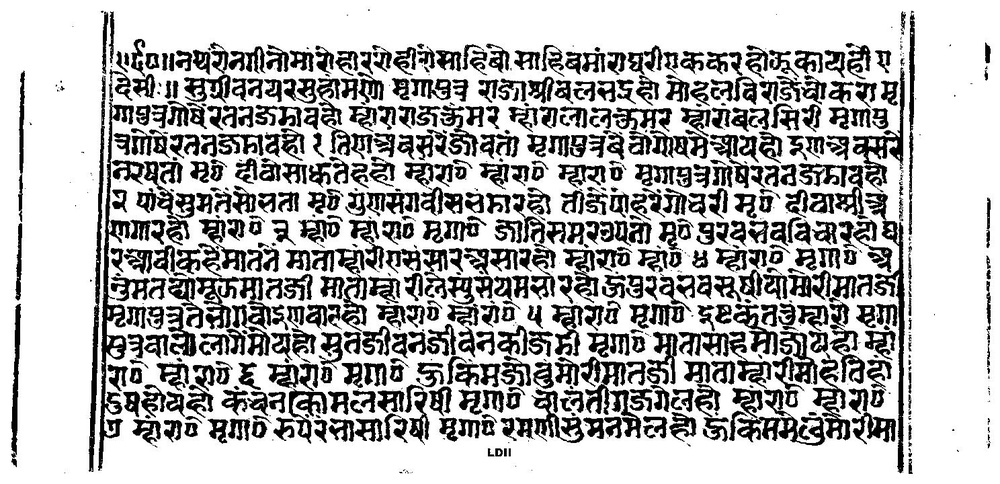
#> input picture Menuscript ORIGINAL/zzest_bw_dpi.jpg, 1000 x 484 px, shrunk from 1488 x 720 before the run, found by its file name
$ python morphology.py
#> lines starting #> are read from the running program, lines starting #| are printed output that depends on the picture
import cv2
import numpy as np
from PIL import Image

# load image
img = cv2.imread("zzest_bw_dpi.jpg")
#> img is the input picture: shape (484, 1000, 3); min 0, max 255, mean 182.6

bilateral = cv2.bilateralFilter(img, 9, 75, 75)

# convert to grayscale
gray = cv2.cvtColor(img, cv2.COLOR_BGR2GRAY)

#noise removal
saltpep = cv2.fastNlMeansDenoising(gray,None,9,13)


# blur
blur = cv2.GaussianBlur(saltpep, (0,0), sigmaX=33, sigmaY=33)
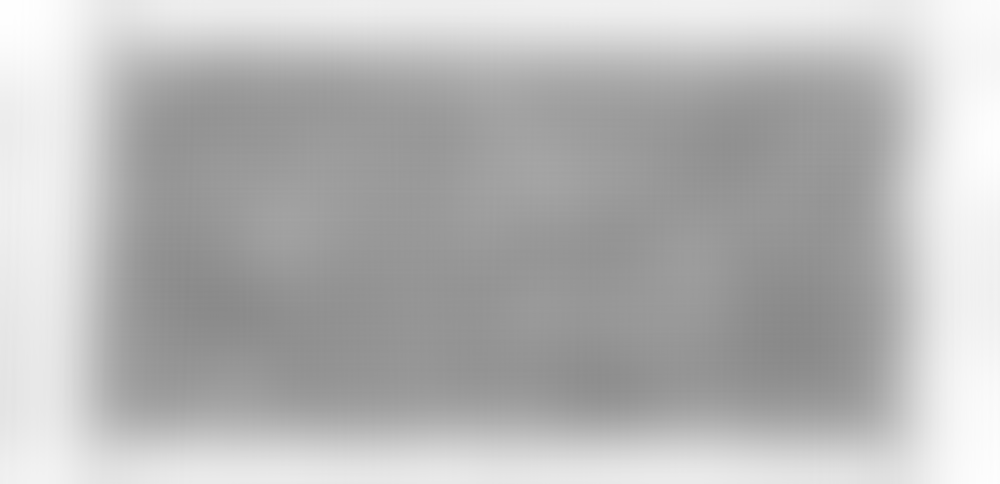
#> blur: shape (484, 1000); min 137, max 254, mean 182.5

# divide
divide = cv2.divide(gray, blur, scale=255)
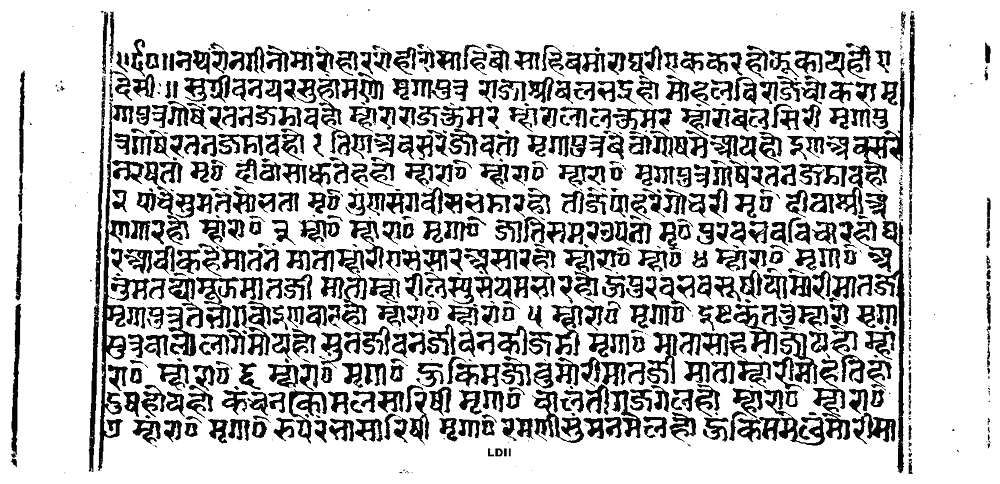
#> divide: shape (484, 1000); min 0, max 255, mean 192.4

# [9 lines of commented-out code are left out]

col = Image.open("hebrew_text_division_morph.jpg") #read image
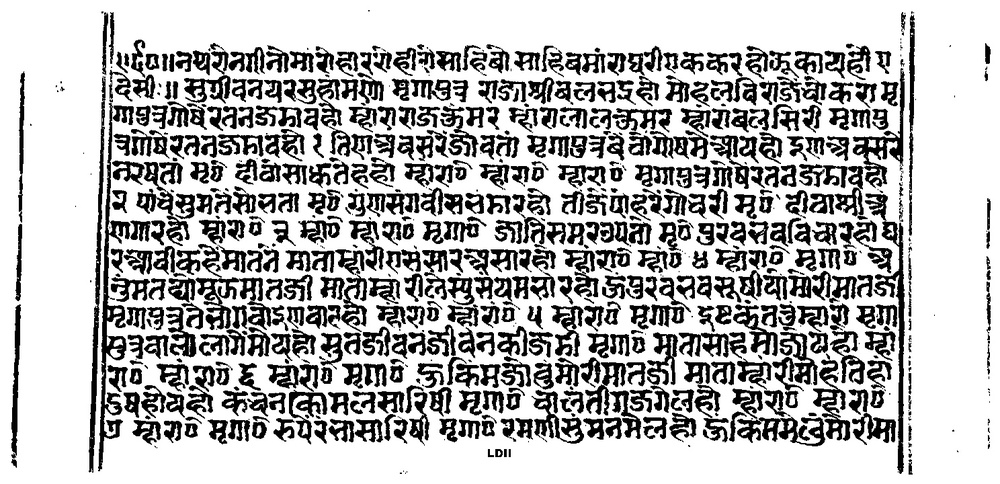
#> input picture code BACKUP/hebrew_text_division_morph.jpg, 1000 x 484 px, shrunk from 1488 x 720 before the run, found by its file name
#> col is the input picture: PIL image 1000x484 L; min 0, max 255, mean 183.2


col.save("final12.jpg",dpi=(300,300))
# display it
cv2.imshow("gray", blur)
cv2.imshow("noise removal", saltpep)
cv2.imshow("divide", divide)
#cv2.imshow("thresh", thresh)
#cv2.imshow("morph", morph)
cv2.waitKey(0)
cv2.destroyAllWindows()
